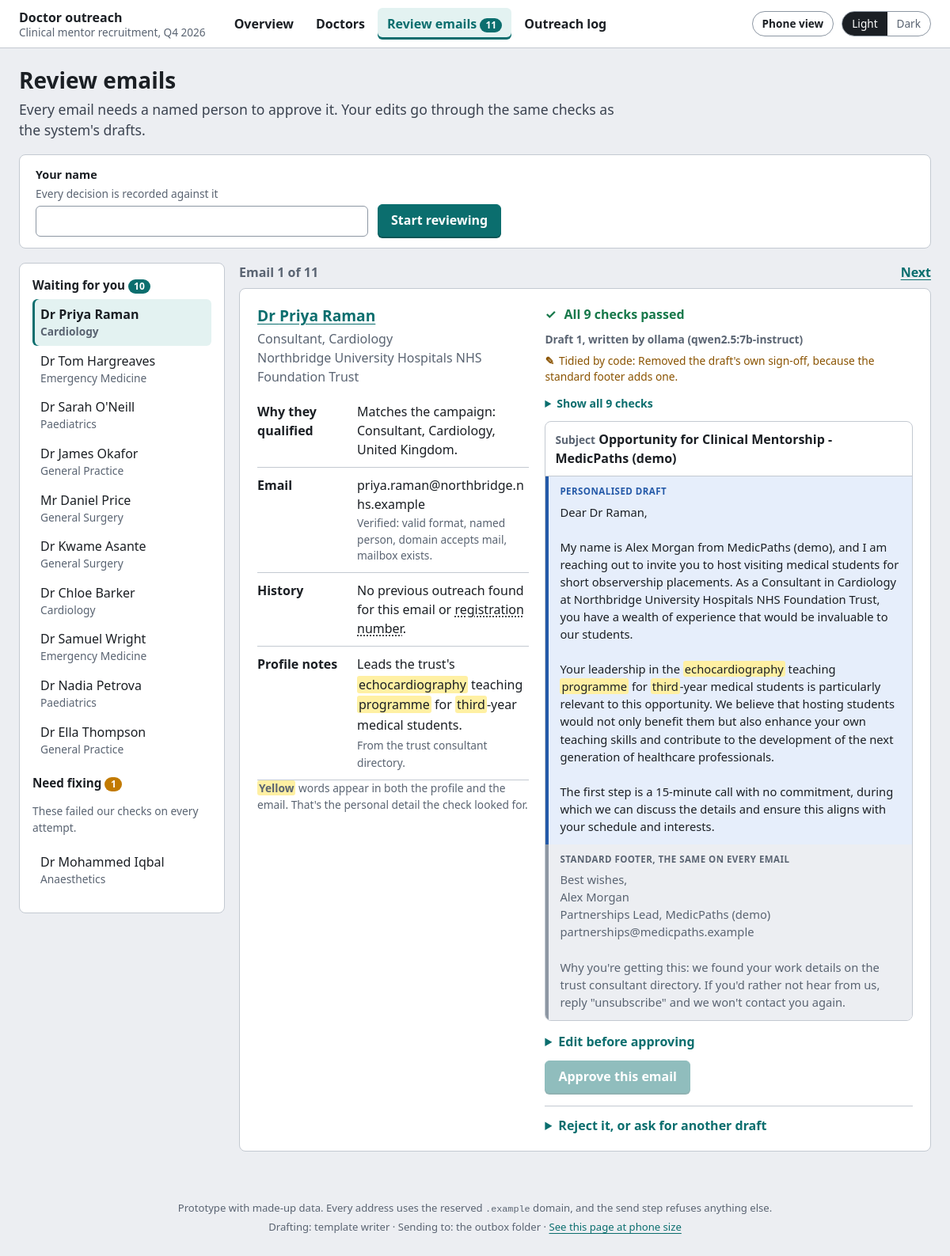
The page /review?d=1 on the database its author committed.
### tables this page shows
CREATE TABLE leads (
    id              INTEGER PRIMARY KEY,
    campaign_id     TEXT NOT NULL,
    source_file     TEXT NOT NULL,
    source_row      INTEGER NOT NULL,
    title           TEXT,
    full_name       TEXT,
    first_name      TEXT,
    last_name       TEXT,
    grade_raw       TEXT,
    grade           TEXT,
    specialty_raw   TEXT,
    specialty       TEXT,
    employer        TEXT,
    country         TEXT,
    reg_number      TEXT,
    email           TEXT,
    email_origin    TEXT,
    source          TEXT,
    profile_notes   TEXT,
    status          TEXT NOT NULL,
    stage           TEXT NOT NULL,
    reason          TEXT,
    gate_results    TEXT NOT NULL DEFAULT '{}',
    duplicate_of    INTEGER REFERENCES leads(id),
    merge_notes     TEXT,
    created_at      TEXT NOT NULL,
    updated_at      TEXT NOT NULL,
    UNIQUE (campaign_id, source_file, source_row)
);

CREATE TABLE drafts (
    id                   INTEGER PRIMARY KEY,
    lead_id              INTEGER NOT NULL REFERENCES leads(id),
    attempt              INTEGER NOT NULL,
    provider             TEXT NOT NULL,
    model                TEXT,
    prompt_version       TEXT NOT NULL,
    subject              TEXT,
    body                 TEXT,
    footer               TEXT,
    personal_detail_used TEXT,
    raw_output           TEXT,
    checks               TEXT NOT NULL DEFAULT '[]',
    fixes                TEXT NOT NULL DEFAULT '[]',
    reviewer_instruction TEXT,
    status               TEXT NOT NULL,
    edited_by_reviewer   INTEGER NOT NULL DEFAULT 0,
    reviewer             TEXT,
    review_note          TEXT,
    reviewed_at          TEXT,
    created_at           TEXT NOT NULL
);

### outreach/web/app.py (the view)
    @app.get("/review", response_class=HTMLResponse)
    def review_page(request: Request, d: int | None = None):
        return render_review(request, selected=d)

### outreach/web/templates/review.html (shortened to what this page needs)
{% extends "base.html" %}
{% set active = "review" %}
{% macro card(item, mode) %}
{% set lead = item.lead %}{% set d = item.draft %}
<article class="card review" id="draft-{{ d.id }}">
  <div class="facts">
    <h2><a href="/leads/{{ lead.id }}">{{ lead.title }} {{ lead.full_name }}</a></h2>
    <p class="muted">{{ lead.grade }}, {{ lead.specialty }}<br>{{ lead.employer }}</p>
    <dl class="summary-list">
      <div><dt>Why they qualified</dt><dd>{{ item.gates.qualify.reason | explain }}</dd></div>
      <div><dt>Email</dt>
        <dd>{{ lead.email }}{% if lead.email_origin == 'pattern_guess' %} <span class="tag warn">guessed, then verified</span>{% endif %}
          <span class="muted small">{{ item.gates.email_verified.reason | explain }}</span></dd></div>
      <div><dt>History</dt><dd>{{ item.gates.not_contacted.reason | explain }}</dd></div>
      <div><dt>Profile notes</dt><dd class="notes">{{ item.notes_html or 'None' }} <span class="muted small">From the {{ lead.source | lower }}.</span></dd></div>
    </dl>
    <p class="legend small">
      <mark>Yellow</mark> words appear in both the profile and the email. That's the personal detail the check looked for.
    </p>
  </div>
  <div class="draft">
    <div class="checks-summary {{ 'fail' if item.failed else 'ok' }}">
      {% if item.failed %}{{ item.failed | length }} of {{ item.checks | length }} checks failed{% if mode == 'attention' %} on the last of {{ item.attempts }} attempts{% endif %}
      {% else %}All {{ item.checks | length }} checks passed{% endif %}
      <span class="muted small">Draft {{ d.attempt }}, written by {{ d.provider }}{% if d.model %} ({{ d.model }}){% endif %}</span>
    </div>
    {% if item.failed or item.fixes %}
      <ul class="checks list">
        {% for f in item.fixes %}<li class="fix">Tidied by code: {{ f }}</li>{% endfor %}
      </ul>
    {% endif %}
    <details class="all-checks">
      <summary>Show all {{ item.checks | length }} checks</summary>
    </details>
    {% if d.body %}
      <div class="email-preview">
        <div class="subject"><span class="muted small">Subject</span> {{ d.subject }}</div>
        <div class="part personal"><span class="part-label">Personalised draft</span><div class="text">{{ item.body_html }}</div></div>
        <div class="part standard"><span class="part-label">Standard footer, the same on every email</span><div class="text">{{ d.footer }}</div></div>
      </div>
    {% else %}
      <p class="muted">There is no draft text, because the drafting step couldn't run. Write one below, or ask for another draft.</p>
    {% endif %}
    <form method="post" action="/drafts/{{ d.id }}/approve">
      <details class="edit" {{ 'open' if edits.get(d.id) or mode == 'attention' }}>
        <summary>Edit before approving</summary>
      </details>
      <button class="primary" {{ 'disabled' if not reviewer }}>{{ 'Approve this email' if mode == 'pending' else 'Approve my fixed version' }}</button>
    </form>
    <details class="other">
      <summary>Reject it, or ask for another draft</summary>
    </details>
  </div>
</article>
{% endmacro %}
{% macro queue_link(item) %}
<li class="{{ 'on' if current and item.draft.id == current.draft.id }}">
  <a href="/review?d={{ item.draft.id }}">{{ item.lead.title }} {{ item.lead.full_name }}<span class="muted small">{{ item.lead.specialty }}</span></a>
</li>
{% endmacro %}
{% block content %}
<div class="pagehead">
  <h1>Review emails</h1>
  <p class="lead">Every email needs a named person to approve it. Your edits go through the same checks as the system's drafts.</p>
</div>
<form class="card reviewer-bar" method="post" action="/reviewer">
  {% if reviewer %}
    <span>Reviewing as <strong>{{ reviewer }}</strong>. Every decision is recorded against this name.</span>
    <details><summary>Change</summary>
      <input name="reviewer" value="{{ reviewer }}" aria-label="Your name"> <button>Save</button>
    </details>
  {% else %}
    <label>Your name
      <span class="field-hint">Every decision is recorded against it</span>
      <input name="reviewer" required autocomplete="name">
    </label>
    <button class="primary">Start reviewing</button>
  {% endif %}
</form>
{% if current %}
  <div class="review-layout">
    <aside class="card queue" aria-label="Emails to review">
      {% if pending %}
        <h2>Waiting for you <span class="count">{{ pending | length }}</span></h2>
        <ol class="queue-list">{% for item in pending %}{{ queue_link(item) }}{% endfor %}</ol>
      {% endif %}
      {% if attention %}
        <h2>Need fixing <span class="count warn">{{ attention | length }}</span></h2>
        <p class="muted small">These failed our checks on every attempt.</p>
        <ol class="queue-list">{% for item in attention %}{{ queue_link(item) }}{% endfor %}</ol>
      {% endif %}
    </aside>
    <div class="current">
      <div class="pager">
        <span>Email {{ index + 1 }} of {{ queue | length }}</span>
        <span>
          {% if following %}<a href="/review?d={{ following.draft.id }}">Next</a>{% endif %}
        </span>
      </div>
      {{ card(current, 'attention' if current.lead.status == 'DRAFT_FAILED' else 'pending') }}
    </div>
  </div>
{% else %}
  <div class="card empty"><p>Nothing to review. Run the pipeline from the <a href="/">overview</a>.</p></div>
{% endif %}
{% endblock %}

### rows shown on the page
leads: lead "Dr", lead.full_name "Priya Raman", lead.specialty "Cardiology", title "Dr", full_name "Priya Raman", grade "Consultant", specialty "Cardiology", employer "Northbridge University Hospitals NHS Foundation Trust", email "priya.raman@northbridge.nhs.example", source "trust consultant directory"
leads: lead "Dr", lead.full_name "Tom Hargreaves", lead.specialty "Emergency Medicine"
leads: lead "Dr", lead.full_name "Sarah O'Neill", lead.specialty "Paediatrics"
leads: lead "Dr", lead.full_name "James Okafor", lead.specialty "General Practice"
leads: lead "Mr", lead.full_name "Daniel Price", lead.specialty "General Surgery"
leads: lead "Dr", lead.full_name "Kwame Asante", lead.specialty "General Surgery"
leads: lead "Dr", lead.full_name "Chloe Barker", lead.specialty "Cardiology"
leads: lead "Dr", lead.full_name "Samuel Wright", lead.specialty "Emergency Medicine"
leads: lead "Dr", lead.full_name "Nadia Petrova", lead.specialty "Paediatrics"
leads: lead "Dr", lead.full_name "Ella Thompson", lead.specialty "General Practice"
leads: lead "Dr", lead.full_name "Mohammed Iqbal", lead.specialty "Anaesthetics"
drafts: attempt "1", provider "ollama", model "qwen2.5:7b-instruct", subject "Opportunity for Clinical Mentorship - MedicPaths (demo)", footer "Best wishes, Alex Morgan Partnerships Lead, MedicPaths (demo) partnerships@medicpaths.example Why you're getting this: we found your work details on the trust consultant directory. If you'd rather not hear from us, reply \"unsubscribe\" and we won't contact you again."

### other values the page prints
{{ campaign.name }} "Clinical mentor recruitment, Q4 2026"
{{ waiting }} "11"
{{ pending | length }} "10"
{{ attention | length }} "1"
{{ index + 1 }} "1"
{{ queue | length }} "11"
{{ item.gates.qualify.reason | explain }} "Matches the campaign: Consultant, Cardiology, United Kingdom."
{{ item.gates.email_verified.reason | explain }} "Verified: valid format, named person, domain accepts mail, mailbox exists."
{{ item.gates.not_contacted.reason | explain }} "No previous outreach found for this email or registration number ."
{{ item.notes_html or 'None' }} "Leads the trust's echocardiography teaching programme for third -year medical students."
{{ item.checks | length }} "9"
{{ f }} "Removed the draft's own sign-off, because the standard footer adds one."
{{ model }} "template writer"
{{ 'the outbox folder' if sender == 'outbox' else 'SMTP' }} "the outbox folder"
